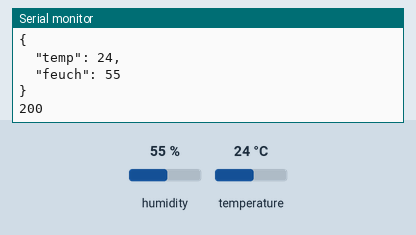
This sketch was run on a simulated ESP8266 (NodeMCU). Parts: the last lines printed to the serial monitor. The test bench sets the inputs (shaded band); at power-on: humidity 55 %, temperature 24 °C. WiFi joins after 1.5 s; servers stay silent unless stated; network time is answered at once with the bench clock; uploads are accepted with an empty reply.

Above: at 3.2 s.
3.3 s: humidity set to 22 %
11.0 s: temperature set to 12 °C
At 12.46 s:
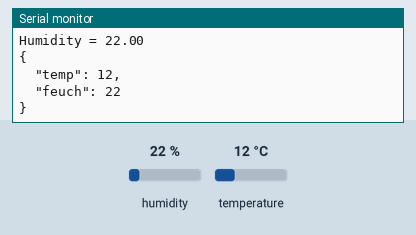
18.7 s: humidity set to 40 %
At 23.8 s:
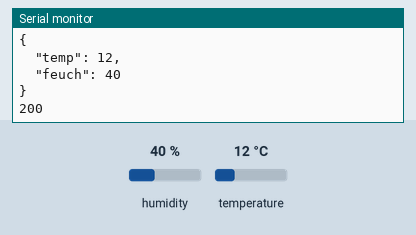

The sketch:

IIB2_UE1_Gruppe6.ino
```cpp
#include <ESP8266WiFi.h>
#include <ESP8266HTTPClient.h>
#include <ArduinoJson.h>  //version 5.1.0
#include <WiFiUdp.h>
#include <NTPClient.h>

#include "DHT.h"
#define DHT11_PIN 13
#define DHTTYPE DHT11
DHT dht(DHT11_PIN, DHTTYPE);

const long utcOffsetInSeconds = 3600;
// A UDP instance to let us send and receive packets over UDP
WiFiUDP ntpUDP;
NTPClient timeClient(ntpUDP, "pool.ntp.org", utcOffsetInSeconds); //wifi nötig

void setup()
{
  // put your setup code here, to run once:
  Serial.begin(9600);
  WiFi.begin("gruppe6", "12345678");
  while (WiFi.status() != WL_CONNECTED)
  {
    delay(1000);
    Serial.println("Connecting..");
  }
  // timeClient.begin();
  Serial.println("Connected to WiFi Network");
}

void loop() {
  while(!timeClient.update())
    {timeClient.forceUpdate();}
  if (WiFi.status() == WL_CONNECTED) { //Check WiFi connection status
    float temp = dht.readTemperature();
    float hum = dht.readHumidity();
    Serial.print("Temperature = ");
    Serial.println(dht.readTemperature());
    Serial.print("Humidity = ");
    Serial.println(dht.readHumidity());
    if(!isnan(hum) && hum <= 100)
    {
        StaticJsonBuffer<300> JSONbuffer;   //Declaring static JSON buffer
        JsonObject& JSONencoder = JSONbuffer.createObject();
        JSONencoder["temp"] = temp ;
        JSONencoder["feuch"] = hum ;
        char JSONmessageBuffer[300];
        JSONencoder.prettyPrintTo(JSONmessageBuffer, sizeof(JSONmessageBuffer));
        Serial.println(JSONmessageBuffer);

        HTTPClient http;    //Declare object of class HTTPClient
        http.begin("http://172.18.19.85:8090/postjson"); //Specify request destination
        http.addHeader("Content-Type", "application/json");  //Specify content-type header
        int httpCode = http.POST(JSONmessageBuffer);   //Send the request
        String payload = http.getString();                                        //Get the response payload
        Serial.println(httpCode);   //Print HTTP return code
        Serial.println(payload);    //Print request response payload
        http.end();  //Close connection
    }
  } else {
    Serial.println("Error in WiFi connection");
  }
  delay(10000);  //Send a request every 10 seconds
}
```

Measured:
- after the input at 11.0 s, the serial monitor: prints a new line after 1.3 s (image 1)
- after the input at 18.7 s, the serial monitor: prints a new line after 3.8 s (image 2)
